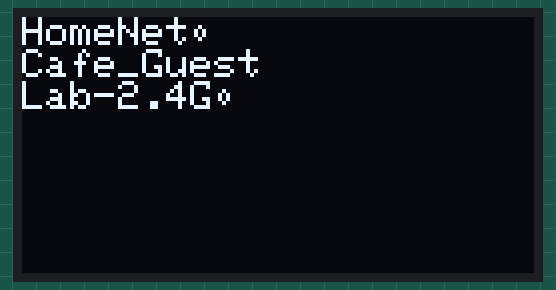
Recording of a sketch running on a simulated ESP8266 (NodeMCU). Shown: 128×64 one-colour display. A WiFi scan finds three made-up networks; what the sketch prints to the serial monitor is not drawn.

Above: at 2.2 s.

The sketch:

wifi_scanner+oled.ino
```cpp
/*
    This sketch demonstrates how to scan WiFi networks.
    The API is almost the same as with the WiFi Shield library,
    the most obvious difference being the different file you need to include:
*/
#include "ESP8266WiFi.h"
#include <Wire.h>
#include <Adafruit_GFX.h>
#include <Adafruit_SSD1306.h>

//0x31
#define OLED_RESET -1
Adafruit_SSD1306 display(OLED_RESET);

void setup() {
  Serial.begin(115200);
  display.begin(SSD1306_SWITCHCAPVCC, 0x3C);

  // Set WiFi to station mode and disconnect from an AP if it was previously connected
  WiFi.mode(WIFI_STA);
  WiFi.disconnect();
  delay(100);

  Serial.println("Setup done");
}

void loop() {
  Serial.println("scan start");

  // WiFi.scanNetworks will return the number of networks found
  int n = WiFi.scanNetworks(false, true);
  Serial.println("scan done");
  if (n == 0) {
    Serial.println("no networks found");
    display.clearDisplay();
    display.setTextSize(1);
    display.setCursor(0, 0);
    display.setTextColor(WHITE);
    display.println("no networks found");
    display.display();
  }
  else
  {
    Serial.print(n);
    Serial.println(" networks found");
    Serial.println("num\tSSID\t\tRSSI\tBSSID\t\tchannel\tencryption");
    display.clearDisplay();
    display.setTextSize(1);
    display.setCursor(0, 0);
    display.setTextColor(WHITE);

    for (int i = 0; i < n; ++i)
    {
      // Print SSID and RSSI for each network found
      display.println(muestra_SSID(WiFi.SSID(i)));

      Serial.print(i + 1);
      Serial.print("\t");
      Serial.print(muestra_SSID(WiFi.SSID(i)));
      Serial.print("\t");
      Serial.print(WiFi.RSSI(i));
      Serial.print("dBm\t");
      Serial.print(WiFi.BSSIDstr(i));
      Serial.print("\t");
      Serial.print(WiFi.channel(i));
      Serial.print("\t");
      Serial.println((muestra_encriptacion(WiFi.encryptionType(i))));

      delay(10);
    }
    display.display();
  }
  Serial.println("");

  // Wait a bit before scanning again
  delay(5000);
}

String muestra_encriptacion (int wifiEncryp) {
  String encriptacion = "";

  switch (wifiEncryp) {
    case ENC_TYPE_WEP:
      encriptacion = "WEP";
      break;
    case ENC_TYPE_TKIP:
      encriptacion = "WPA/PSK";
      break;
    case ENC_TYPE_CCMP:
      encriptacion = "WPA2/PSK";
      break;
    case ENC_TYPE_NONE:
      encriptacion = "open network";
      break;
    case ENC_TYPE_AUTO:
      encriptacion = "WPA/WPA2/PSK";
      break;
  }
  return encriptacion;
}

String muestra_SSID (String SSID_name) {
  int longitud = SSID_name.length();

  if (SSID_name == "")
    return ("Oculto!!!");
  else if (longitud < 9)
    return SSID_name + "\t";
  else
    return SSID_name;
}
```
